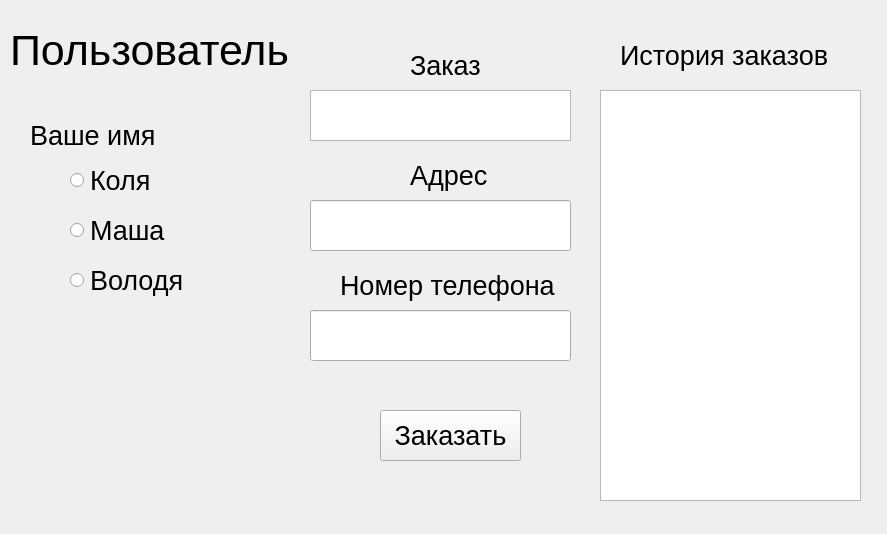
<?xml version="1.0" encoding="UTF-8"?>
<ui version="4.0">
 <class>Form</class>
 <widget class="QWidget" name="Form">
  <property name="geometry">
   <rect>
    <x>0</x>
    <y>0</y>
    <width>887</width>
    <height>534</height>
   </rect>
  </property>
  <property name="windowTitle">
   <string>Form</string>
  </property>
  <widget class="QLabel" name="label">
   <property name="geometry">
    <rect>
     <x>10</x>
     <y>10</y>
     <width>281</width>
     <height>81</height>
    </rect>
   </property>
   <property name="font">
    <font>
     <pointsize>32</pointsize>
    </font>
   </property>
   <property name="text">
    <string>Пользователь</string>
   </property>
  </widget>
  <widget class="QTextEdit" name="te_history_orders">
   <property name="geometry">
    <rect>
     <x>600</x>
     <y>90</y>
     <width>261</width>
     <height>411</height>
    </rect>
   </property>
   <property name="font">
    <font>
     <pointsize>15</pointsize>
    </font>
   </property>
  </widget>
  <widget class="QLabel" name="label_3">
   <property name="geometry">
    <rect>
     <x>620</x>
     <y>40</y>
     <width>221</width>
     <height>31</height>
    </rect>
   </property>
   <property name="font">
    <font>
     <pointsize>20</pointsize>
    </font>
   </property>
   <property name="text">
    <string>История заказов</string>
   </property>
  </widget>
  <widget class="QRadioButton" name="rb_2">
   <property name="geometry">
    <rect>
     <x>70</x>
     <y>210</y>
     <width>151</width>
     <height>41</height>
    </rect>
   </property>
   <property name="font">
    <font>
     <pointsize>20</pointsize>
    </font>
   </property>
   <property name="text">
    <string>Маша</string>
   </property>
  </widget>
  <widget class="QLabel" name="label_4">
   <property name="geometry">
    <rect>
     <x>30</x>
     <y>120</y>
     <width>141</width>
     <height>31</height>
    </rect>
   </property>
   <property name="font">
    <font>
     <pointsize>20</pointsize>
    </font>
   </property>
   <property name="text">
    <string>Ваше имя</string>
   </property>
  </widget>
  <widget class="QRadioButton" name="rb_3">
   <property name="geometry">
    <rect>
     <x>70</x>
     <y>260</y>
     <width>121</width>
     <height>41</height>
    </rect>
   </property>
   <property name="font">
    <font>
     <pointsize>20</pointsize>
    </font>
   </property>
   <property name="text">
    <string>Володя</string>
   </property>
  </widget>
  <widget class="QRadioButton" name="rb_1">
   <property name="geometry">
    <rect>
     <x>70</x>
     <y>160</y>
     <width>121</width>
     <height>41</height>
    </rect>
   </property>
   <property name="font">
    <font>
     <pointsize>20</pointsize>
    </font>
   </property>
   <property name="text">
    <string>Коля</string>
   </property>
  </widget>
  <widget class="QLabel" name="label_5">
   <property name="geometry">
    <rect>
     <x>410</x>
     <y>50</y>
     <width>81</width>
     <height>31</height>
    </rect>
   </property>
   <property name="font">
    <font>
     <pointsize>20</pointsize>
    </font>
   </property>
   <property name="text">
    <string>Заказ</string>
   </property>
  </widget>
  <widget class="QTextEdit" name="te_create_order">
   <property name="geometry">
    <rect>
     <x>310</x>
     <y>90</y>
     <width>261</width>
     <height>51</height>
    </rect>
   </property>
   <property name="font">
    <font>
     <pointsize>15</pointsize>
    </font>
   </property>
  </widget>
  <widget class="QPushButton" name="btn_create_order">
   <property name="geometry">
    <rect>
     <x>380</x>
     <y>410</y>
     <width>141</width>
     <height>51</height>
    </rect>
   </property>
   <property name="font">
    <font>
     <pointsize>20</pointsize>
    </font>
   </property>
   <property name="text">
    <string>Заказать</string>
   </property>
  </widget>
  <widget class="QLineEdit" name="le_address">
   <property name="geometry">
    <rect>
     <x>310</x>
     <y>200</y>
     <width>261</width>
     <height>51</height>
    </rect>
   </property>
   <property name="font">
    <font>
     <pointsize>15</pointsize>
    </font>
   </property>
   <property name="inputMask">
    <string/>
   </property>
   <property name="text">
    <string/>
   </property>
   <property name="placeholderText">
    <string/>
   </property>
  </widget>
  <widget class="QLabel" name="label_6">
   <property name="geometry">
    <rect>
     <x>410</x>
     <y>160</y>
     <width>81</width>
     <height>31</height>
    </rect>
   </property>
   <property name="font">
    <font>
     <pointsize>20</pointsize>
    </font>
   </property>
   <property name="text">
    <string>Адрес</string>
   </property>
  </widget>
  <widget class="QLabel" name="label_7">
   <property name="geometry">
    <rect>
     <x>340</x>
     <y>270</y>
     <width>231</width>
     <height>31</height>
    </rect>
   </property>
   <property name="font">
    <font>
     <pointsize>20</pointsize>
    </font>
   </property>
   <property name="text">
    <string>Номер телефона</string>
   </property>
  </widget>
  <widget class="QLineEdit" name="le_phone">
   <property name="geometry">
    <rect>
     <x>310</x>
     <y>310</y>
     <width>261</width>
     <height>51</height>
    </rect>
   </property>
   <property name="font">
    <font>
     <pointsize>15</pointsize>
    </font>
   </property>
   <property name="inputMask">
    <string/>
   </property>
   <property name="text">
    <string/>
   </property>
   <property name="placeholderText">
    <string/>
   </property>
  </widget>
 </widget>
 <resources/>
 <connections/>
</ui>
